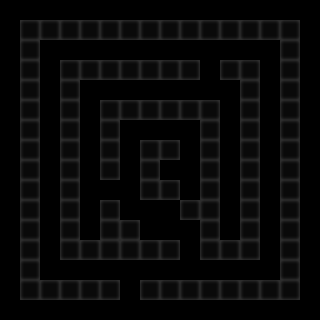

A level layout from a 2D game, rendered from its tile map. Below: a short description, then the map file with tile-grid data replaced by summaries:
An orthogonal 16x16 tile map with 20x20 px tiles, 1 tile layer (Tile Layer 1).

<map version="1.0" orientation="orthogonal" renderorder="right-down" width="16" height="16" tilewidth="20" tileheight="20" nextobjectid="1">
 <tileset firstgid="1" name="blackTile" tilewidth="20" tileheight="20">
  <image source="blackTile.png" width="20" height="20" />
 </tileset>
 <layer name="Tile Layer 1" width="16" height="16">
  <data>[256 cells, 109 non-empty, 1 distinct tile ids]</data>
 </layer>
</map>
